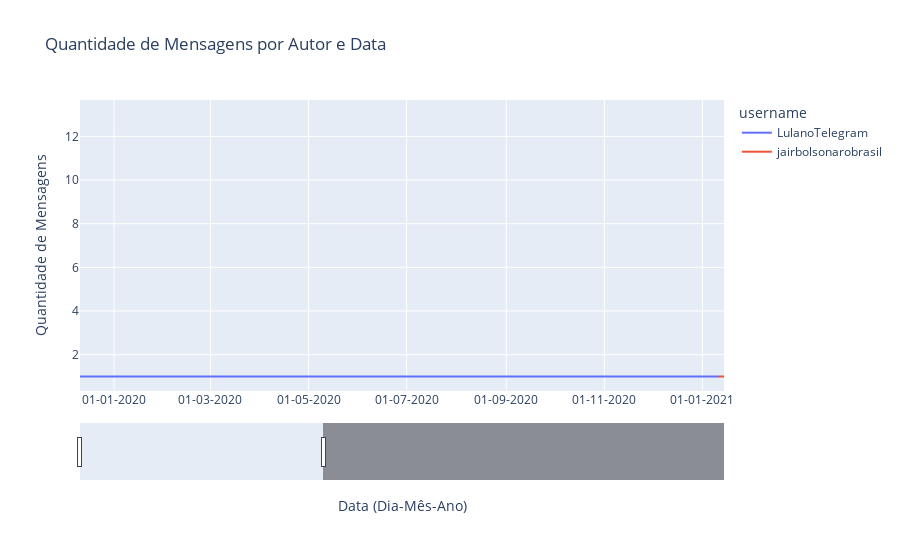

The notebook cell this image was saved under:
### Code cell
grafico_mensagens_por_autor(df_final, ['jairbolsonarobrasil', 'LulanoTelegram'])

### Figure 1 — Plotly figure (JSON) as saved in the notebook; plotly's stock layout.template omitted (floating-point values rounded to 4 significant figures; data arrays with more than 128 entries replaced by an {"elided": "..."} marker saying what was removed)
{"data": [{"hovertemplate": "username=LulanoTelegram<br>data=%{x}<br>Quantidade de Mensagens=%{y}<extra></extra>", "legendgroup": "LulanoTelegram", "line": {"color": "#636efa", "dash": "solid"}, "marker": {"symbol": "circle"}, "mode": "lines", "name": "LulanoTelegram", "showlegend": true, "type": "scattergl", "x": {"elided": "3157 str values"}, "xaxis": "x", "y": {"elided": "3157 int values"}, "yaxis": "y"}, {"hovertemplate": "username=jairbolsonarobrasil<br>data=%{x}<br>Quantidade de Mensagens=%{y}<extra></extra>", "legendgroup": "jairbolsonarobrasil", "line": {"color": "#EF553B", "dash": "solid"}, "marker": {"symbol": "circle"}, "mode": "lines", "name": "jairbolsonarobrasil", "showlegend": true, "type": "scattergl", "x": {"elided": "4617 str values"}, "xaxis": "x", "y": {"elided": "4617 int values"}, "yaxis": "y"}], "layout": {"dragmode": "zoom", "hovermode": "x unified", "legend": {"title": {"text": "username"}, "tracegroupgap": 0}, "title": {"text": "Quantidade de Mensagens por Autor e Data"}, "xaxis": {"anchor": "y", "domain": [0, 1], "range": ["2019-12-10T20:00:12", "2021-01-14T10:36:07"], "rangeslider": {"range": ["2019-12-10T20:00:12", "2022-11-04T20:33:25"], "visible": true}, "tickformat": "%d-%m-%Y", "title": {"text": "Data (Dia-Mês-Ano)"}}, "yaxis": {"anchor": "x", "domain": [0, 1], "title": {"text": "Quantidade de Mensagens"}}}}
